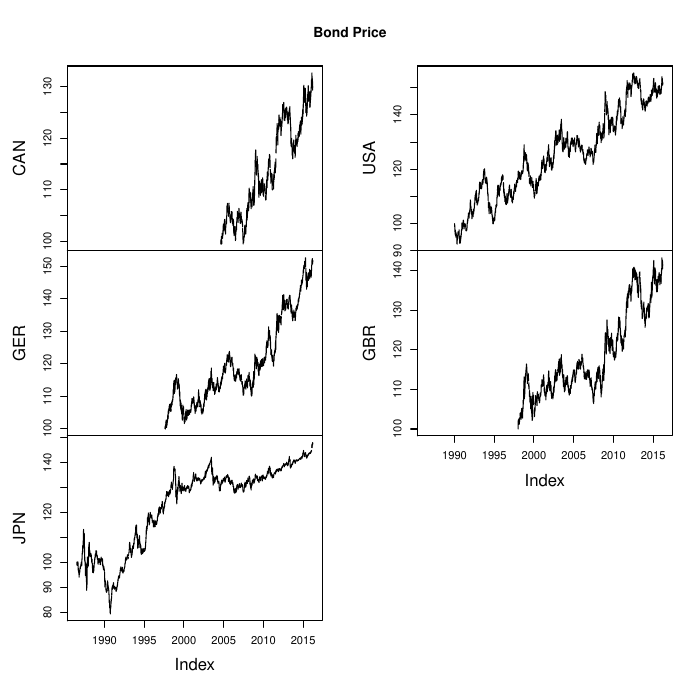

Write R code to recreate this figure.
source("real_exchange_rate.R")
source("join.zoo.R")
source("signal_process.R")
source("backtest.R")

sdate = "1990-01-01"
edate = "2016-03-07"

pdf("value_bonds.pdf")
par(xpd=TRUE)

#Currencies
bond_list = c("CAN","GER","JPN","USA","GBR")
bonds <- merge(CME_CGB,CME_bund, CME_JGB,CME_TY, CME_GILT)
colnames(bonds) <- bond_list
YIELDs <- merge(YIELD_CAN,YIELD_GER,YIELD_JPN,YIELD_USA,YIELD_GBR)
colnames(YIELDs) <- bond_list
plot.zoo(bonds, plot.type = "multiple", main = "Implied Bond Price")

plot.zoo(YIELDs, plot.type = "multiple")
plot.zoo(YIELDs, plot.type = "single", col = c("red", "blue", "green", "yellow", "purple", "pink", "black"), xlab = "", main = "Bond Yields")
legend("topright", inset=c(-0,0), legend=bond_list, lty = 1, col = mycols,cex=0.6)

bond_value_raw <- YIELDs-lag(YIELDs,-1261)
bond_value_raw <- bond_value_raw[1261:dim(bond_value_raw)[1],]
plot.zoo(bond_value_raw, plot.type = "multiple", main = "Raw Signal")
plot.zoo(bond_value_raw, plot.type = "single", col = c("red", "blue", "green", "yellow", "purple", "pink", "black","brown"), xlab = "", main = "Raw Signal")
legend("topright", inset=c(-0.03,0), legend=bond_list, lty = 1, col = mycols,cex=0.6)

bond_price <- 100*1/(1+YIELDs/100)
bond_returns <- diff(log(bond_price))

bond_value_processed <- signal_process(bond_value_raw,bond_returns)
plot.zoo(bond_value_processed, plot.type = "multiple", main = "Processed Signal")
plot.zoo(bond_value_processed, plot.type = "single", col = c("red", "blue", "green", "yellow", "purple", "pink", "black","brown"), main = "Processed Signal")
legend("topright", inset=c(-0.03,0), legend=bond_list, lty = 1, col = mycols,cex=0.6)

bond_value_res <- backtest(as.zoo(bond_value_processed),bond_returns)
plot.zoo(bond_value_res$pnl, main = "Value Bond Performance")
barplot(bond_value_res$leadLag, main = "Value Bond Lead Lag Analysis")

dev.off()
